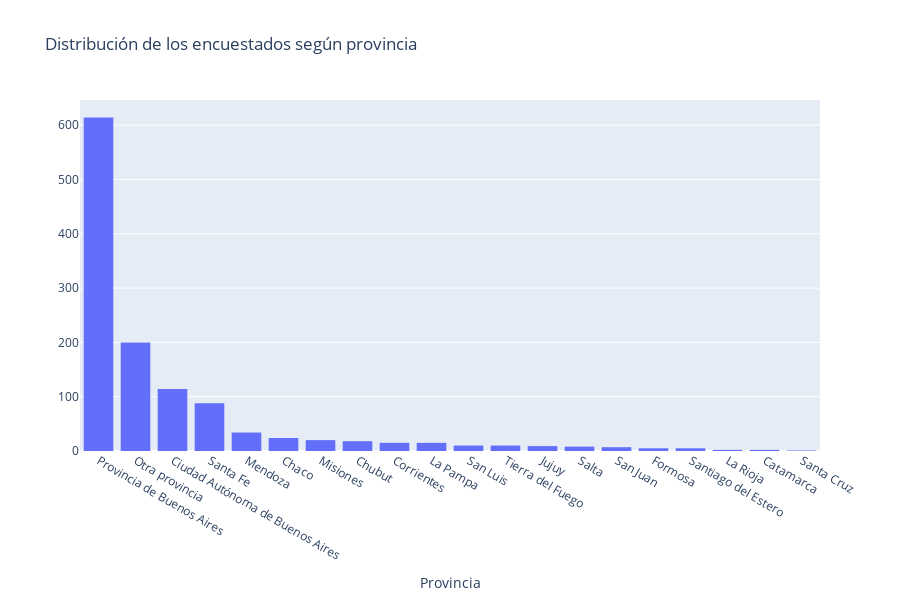

Notebook code cell kept with this figure:
### Code cell
##Grafico con distribucion por provincia
fig = px.histogram(df, x="ubicacion_tot",title=f"Distribución de los encuestados según provincia",
       labels={"ubicacion_tot": "Provincia"})
fig.update_yaxes(title_text=' ',row=1, col=1)
fig.update_layout(xaxis={'categoryorder':'total descending'})

### Figure 1 — Plotly figure (JSON) as saved in the notebook; plotly's stock layout.template omitted (floating-point values rounded to 4 significant figures; data arrays with more than 128 entries replaced by an {"elided": "..."} marker saying what was removed)
{"data": [{"alignmentgroup": "True", "bingroup": "x", "hoverlabel": {"namelength": 0}, "hovertemplate": "Provincia=%{x}<br>count=%{y}", "legendgroup": "", "marker": {"color": "#636efa"}, "name": "", "offsetgroup": "", "orientation": "v", "showlegend": false, "type": "histogram", "x": {"elided": "1204 str values"}, "xaxis": "x", "yaxis": "y"}], "layout": {"barmode": "relative", "height": 600, "legend": {"tracegroupgap": 0}, "title": {"text": "Distribución de los encuestados según provincia"}, "xaxis": {"anchor": "y", "categoryorder": "total descending", "domain": [0, 1], "title": {"text": "Provincia"}}, "yaxis": {"anchor": "x", "domain": [0, 1], "title": {"text": " "}}}}
